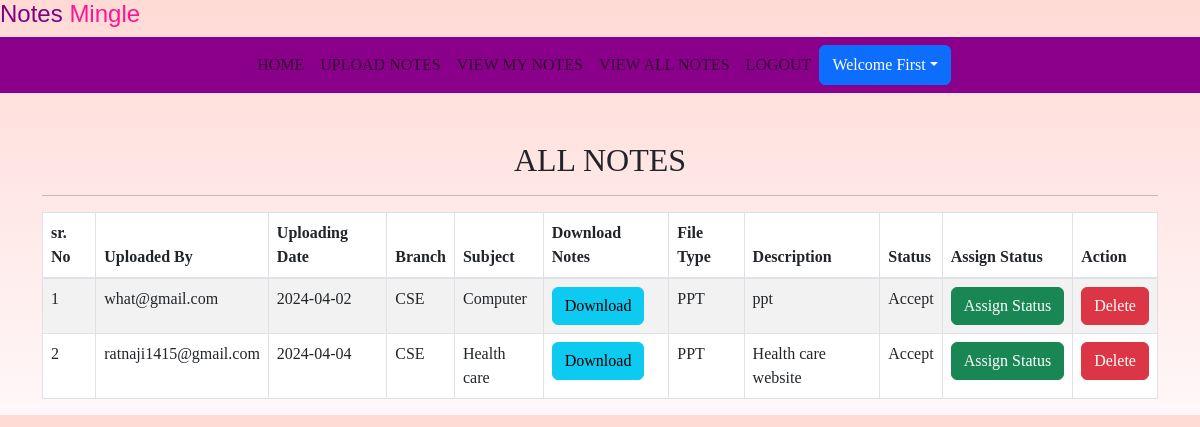
The app's page /viewallnotes (signed in) with its own data.
### Notes/models.py (models this page shows, shortened)
class Notes(models.Model):
    user = models.ForeignKey(User, on_delete=models.CASCADE)
    uploadingdate = models.CharField(max_length=30)
    branch = models.CharField(max_length=30)
    subject = models.CharField(max_length=30)
    notesfile = models.FileField(null=True)
    filetype = models.CharField(max_length=30)
    description = models.CharField(max_length=200, null=True)
    status = models.CharField(max_length=15, null=True)

### Notes/views.py (the view)
# urls.py: path('viewallnotes',viewallnotes,name='viewallnotes'),
def viewallnotes(request):
    if not request.user.is_authenticated:
        return redirect('login')
    notes = Notes.objects.filter(status="Accept")
    d={'notes':notes}
    return render(request,'viewallnotes.html',d)

### Notes/templates/viewallnotes.html (shortened to what this page needs)
{% extends 'usernavigation.html'%}
{% block body%}
{% load static%}
<link rel="stylesheet" href="https://cdnjs.cloudflare.com/ajax/libs/twitter-bootstrap/5.3.0/css/bootstrap.min.css">
<link rel="stylesheet" href="https://cdn.datatables.net/2.0.3/css/dataTables.bootstrap5.css">
<div class="container mt-5">
    <h2 class="text-center">ALL NOTES</h2>
    <hr>
    <table id="example" class="table table-striped table-bordered" style="width:100%">
        <thead>
        <tr>
            <th>sr. No</th>
            <th>Uploaded By</th>
            <th>Uploading Date</th>
            <th>Branch</th>
            <th>Subject</th>
            <th>Download Notes</th>
            <th>File Type</th>
            <th>Description</th>
            <th>Status</th>
            <th>Assign Status</th>
            <th>Action</th>
        </tr>
        </thead>
        <tbody>
        {% for i in notes %}
        <tr>
            <td>{{forloop.counter}}</td>
            <td>{{i.user.username}}</td>
            <td>{{i.uploadingdate}}</td>
            <td>{{i.branch}}</td>
            <td>{{i.subject}}</td>
            <td><a href="{{i.notesfile.url}}" class="btn btn-info" download>Download</a></td>
            <td>{{i.filetype}}</td>
            <td>{{i.description}}</td>
            <td>{{i.status}}</td>
            <td><a href="{% url 'assign_status' i.id %}" class="btn btn-success" >Assign&nbsp;Status</a></td>
            <td><a href="{% url 'delete_notes' i.id %}" class="btn btn-danger" onclick="return confirm('Are you sure?')">Delete</a></td>
        </tr>
        {% endfor %}
        </tbody>
    </table>
</div>
{% endblock %}

### Notes/templates/usernavigation.html (shortened to what this page needs)
<!DOCTYPE html>
<html lang="en">
<head>
  {% load static%}
  <link rel="stylesheet" href="https://maxcdn.bootstrapcdn.com/bootstrap/4.3.1/css/bootstrap.min.css">
  <link rel="stylesheet" href="https://use.fontawesome.com/releases/v5.6.3/css/all.css">
  <link rel="stylesheet" href="{% static 'css/mystyle.css'%}">
</head>
<body>
<marquee class="blink" behavior="alternate" scrollamount="12"><h4 class="nav-scroll" style="padding:3%, font-size:25px, font-style:italic,"><span style="color:purple">Notes</span><span style="color:deeppink"> Mingle</span></h4></marquee>
<nav class="navbar navbar-expand-sm justify-content-center" style= "background-color : darkmagenta">
<ul class="navbar-nav">
  <li class="navbar-item">
    <a class="nav-link" href="{% url 'profile' %}">HOME</a>
  </li>
  <li class="navbar-item">
    <a class="nav-link" href="{% url 'upload_notes' %}">UPLOAD NOTES</a>
  </li>
  <li class="navbar-item">
    <a class="nav-link" href="{% url 'view_mynotes' %}">VIEW MY NOTES</a>
  </li>
  <li class="navbar-item">
    <a class="nav-link" href="{% url 'viewallnotes' %}">VIEW ALL NOTES</a>
  </li>
  <li class="navbar-item">
    <a class="nav-link" href="{% url 'logout' %}">LOGOUT</a>
  </li>
  <div class="btn-group">
    <button type="button" class="btn btn-primary dropdown-toggle" data-toggle="dropdown">Welcome {{request.user.first_name}}</button>
  </div>
</ul>
</nav>
</body>
</html>
{%block body%}
{%endblock%}

### Notes/static/css/mystyle.css (style rules this page uses)
.nav-link { color:white; }
.blink { animation: blinker 1.5s linear infinite; font-family: sans-serif; }

### Notes/templates/viewallnotes.html (style rules this page uses)
* { padding:0; margin:0; box-sizing:border-box; }
body { font-family:'outfit'; background:linear-gradient(#ffdad5,#fff7f9); }

### records on screen
Notes: user.username "what@gmail.com", uploadingdate "2024-04-02", branch "CSE", subject "Computer", filetype "PPT", description "ppt", status "Accept"
Notes: user.username "ratnaji1415@gmail.com", uploadingdate "2024-04-04", branch "CSE", subject "Health care", filetype "PPT", description "Health care website", status "Accept"

### other values on screen
{{ request.user.first_name }} "First"
